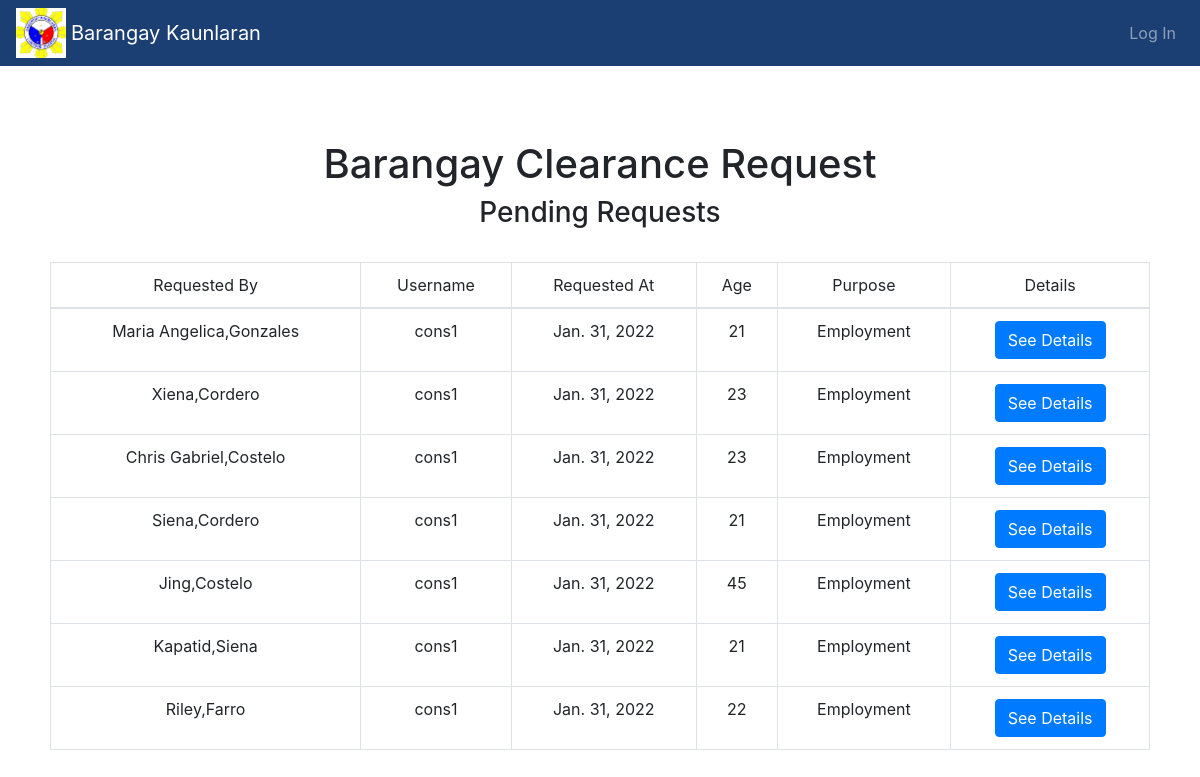
The app's page /staff/docu_Request/staffView_Clearance/ with its own data.
### documentRequest/models.py (models this page shows, shortened)
class docType(models.Model):
    is_Pending = models.BooleanField(default=True)
    is_Done = models.BooleanField(default=False)
    class Meta:
        abstract = True

class BrgyClearance(docType):
    first_name = models.CharField(max_length=100)
    last_name = models.CharField(max_length=100)
    middle_name = models.CharField(max_length=100)
    age = models.PositiveIntegerField()
    nationality = models.CharField(max_length=100)
    purpose = models.CharField(max_length=100)
    Address = models.CharField(max_length=255)
    email =  models.CharField(max_length=255)
    cedula = models.ImageField(null=True, blank=True, default = '#' ,upload_to="BrgyClearanceCedula/")
    requested_by = models.ForeignKey(User,on_delete=models.CASCADE)
    requested_at = models.DateField(default=datetime.date.today)

### accounts/models.py (models this page shows)
class User(AbstractUser):
    is_BrgyStaff = models.BooleanField(default=False)
    is_Constituent = models.BooleanField(default=False)

### documentRequest/views.py (the view)
# urls.py: path('staffView_Clearance/',views.clearanceListView,name='clearanceStaff'),
def clearanceListView(request):
    context = {}
    context["dataset"] = BrgyClearance.objects.filter(is_Pending=True)
    return render(request,'staffView_Clearance.html',context)

### documentRequest/templates/staffview_Clearance.html
{% extends "Staff_base.html"%}
{% load static %}
{% block content %}
    <div class="container-list" style="margin:50px 50px 50px 50px">
      <br>
      <h1 style="text-align:center">Barangay Clearance Request</h1>
      <h3 style="text-align:center">Pending Requests</h3>
      <br>
        <table class="table table-bordered text-center">
            <thead>
              <td>Requested By</td>
              <td>Username</td>
              <td>Requested At</td>
              <td>Age</td>
              <td>Purpose</td>
              <td>Details</td>
            </thead>
            <tbody>
              {%for docs in dataset%}
              <tr>
                <td>{{docs.first_name}},{{docs.last_name}}</td>
                <td>{{docs.requested_by}}</td>
                <td>{{docs.requested_at}}</td>
                <td>{{docs.age}}</td>
                <td>{{docs.purpose}}</td>
                <td><a href="{%url 'documentRequest:clearanceDetail' docs.pk%}" class="btn btn-primary">See Details</a></td>
              </tr>
              {%endfor%}
            </tbody>
          </table>
      </div>
{% endblock %}

### staffPage/templates/Staff_base.html (shortened to what this page needs)
{% load static %}
<html lang="en" dir="ltr">
  <head>
    <link rel="stylesheet" href="https://printjs-4de6.kxcdn.com/print.min.css">
    <link rel="stylesheet" href="{%static 'BrgySystem_WebBased/css/style.css'%}">
    <link rel="stylesheet" href="https://cdn.jsdelivr.net/npm/bootstrap-icons@1.7.2/font/bootstrap-icons.css">
    <link rel="stylesheet" href="https://cdn.jsdelivr.net/npm/bootstrap@4.6.1/dist/css/bootstrap.min.css">
  </head>
  <body>
    <nav class="navbar navbar-expand-lg navbar-dark">
      <img src="{%static 'BrgySystem_WebBased/images/logo.jpg'%}" width="50" height="50" class="d-inline-block align-top" alt="">
      <a class="navbar-brand" href="{% url 'Staff:staff_home' %}"> Barangay Kaunlaran</a>
    <div class="collapse navbar-collapse" id="navbarNav">
    <ul class="navbar-nav ml-auto">
      {% if user.is_authenticated %}
      <li class="nav-item">
        <a class="nav-link" href="{%url 'Post:staffList'%}">Announcements</a>
      </li>
      <li class="nav-item dropdown">
        <a class="nav-link dropdown-toggle" href="#" id="navbarDropdown" role="button" data-toggle="dropdown" aria-expanded="false">
          Process Documents
        </a>
        <div class="dropdown-menu" aria-labelledby="navbarDropdown">
          <a class="dropdown-item" href="{%url 'documentRequest:indigencyStaff'%}">Barangay Indigency</a>
          <a class="dropdown-item" href="{%url 'documentRequest:clearanceStaff'%}">Barangay Clearance</a>
          <a class="dropdown-item" href="{%url 'documentRequest:residencyStaff'%}">Barangay Residency</a>
        </div>
      </li>
      <li class="nav-item">
        <a class="nav-link" href="{%url 'Records:recordIndex'%}">Records</a>
      </li>
      <li class="nav-item">
        <a class="nav-link" href="{%url 'Staff:staffabout'%}">About Us</a>
      </li>
      <li class="nav-item">
        <a class="nav-link" href="{% url 'Accounts:Stafflogout'%}">Logout</a>
      </li>
      {% else %}
      <li class="nav-item">
        <a class="nav-link" href="{% url 'Accounts:Stafflogin'%}">Log In</a>
      </li>
      {% endif %}
      </ul>
    </div>
  </nav>
    <div>
      {% block content%}
      {% endblock %}
    </div>
</html>

### static/BrgySystem_WebBased/css/style.css (style rules this page uses)
.navbar { background-color: #1B3F73; }
.navbar-brand { margin-left: 5px; }
h3 { margin-top: 50px; }

### records on screen
BrgyClearance: first_name "Maria Angelica", last_name "Gonzales", requested_by "cons1", requested_at "Jan. 31, 2022", age "21", purpose "Employment"
BrgyClearance: first_name "Xiena", last_name "Cordero", requested_by "cons1", requested_at "Jan. 31, 2022", age "23", purpose "Employment"
BrgyClearance: first_name "Chris Gabriel", last_name "Costelo", requested_by "cons1", requested_at "Jan. 31, 2022", age "23", purpose "Employment"
BrgyClearance: first_name "Siena", last_name "Cordero", requested_by "cons1", requested_at "Jan. 31, 2022", age "21", purpose "Employment"
BrgyClearance: first_name "Jing", last_name "Costelo", requested_by "cons1", requested_at "Jan. 31, 2022", age "45", purpose "Employment"
BrgyClearance: first_name "Kapatid", last_name "Siena", requested_by "cons1", requested_at "Jan. 31, 2022", age "21", purpose "Employment"
BrgyClearance: first_name "Riley", last_name "Farro", requested_by "cons1", requested_at "Jan. 31, 2022", age "22", purpose "Employment"
